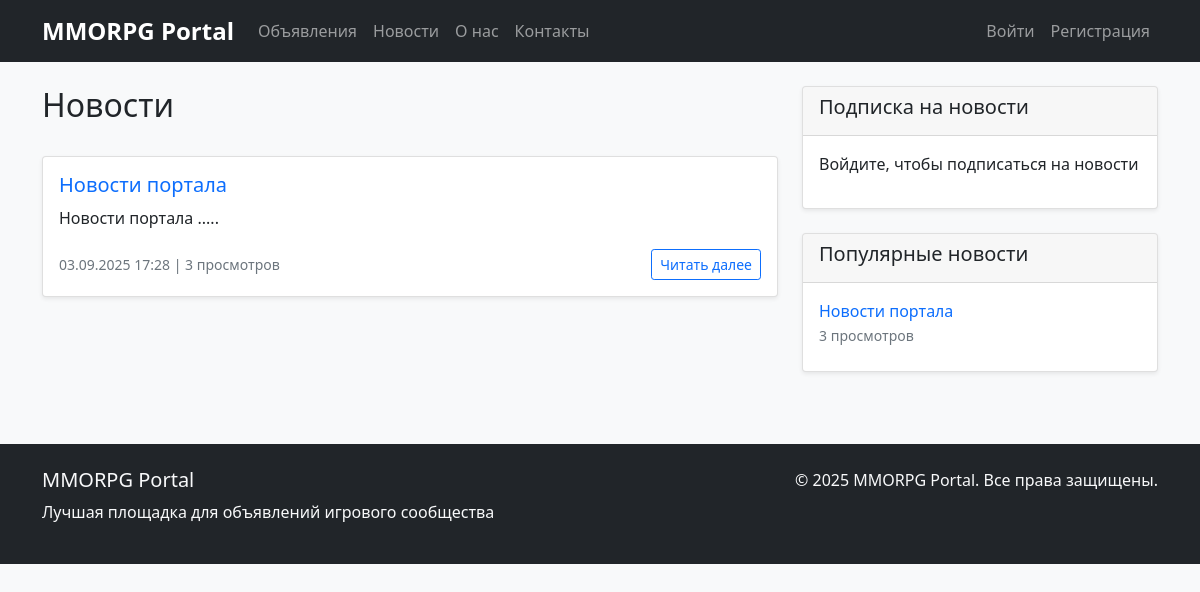
The page /news/ on the database as committed earlier.
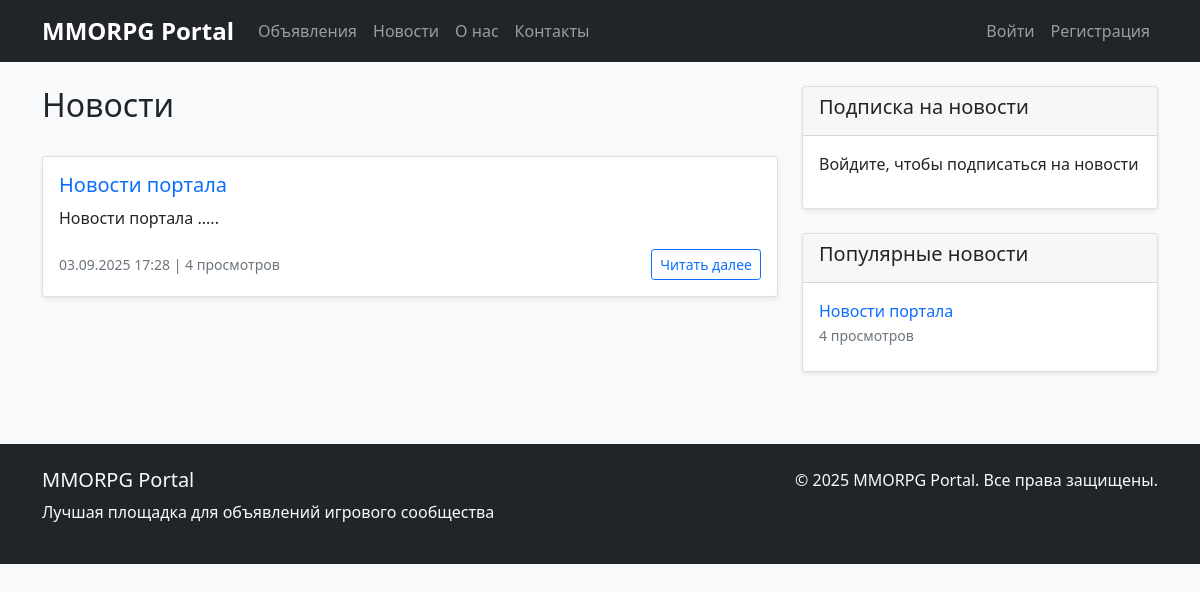
The same page on the database as committed later.
### appNotification/models.py (models this page shows, shortened)
class News(models.Model):
    title = models.CharField(max_length=255, validators=[MinLengthValidator(5)])
    content = RichTextField()
    created_at = models.DateTimeField(auto_now_add=True)
    updated_at = models.DateTimeField(auto_now=True)
    subscribers = models.ManyToManyField(User, related_name='subscribed_news', blank=True)
    views_count = models.PositiveIntegerField(default=0, verbose_name=_('Views count'))
    notify_subscribers = models.BooleanField(default=True, verbose_name=_('Notify subscribers'))
    class Meta:
        ordering = ['-created_at']
        verbose_name = _('News')
        verbose_name_plural = _('News')

### appNotification/views.py (the view)
# urls.py: path('news/', views.NewsListView.as_view(), name='news_list'),
class NewsListView(ListView):
    model = News
    template_name = 'appNotification/news_list.html'
    context_object_name = 'news'
    paginate_by = 10
    ordering = ['-created_at']
    def get_context_data(self, **kwargs):
        context = super().get_context_data(**kwargs)
        if self.request.user.is_authenticated:
            context['is_subscribed'] = Subscription.objects.filter(
                user=self.request.user,
                news=True
            ).exists()
        return context

### appNotification/context_processors.py (called while the page is built)
def categories(request):
    return {
        'categories': Category.objects.all(),
        'category_choices': [
            ('tanks', _('Tanks')),
            ('heals', _('Heals')),
            ('dd', _('DD')),
            ('traders', _('Traders')),
            ('guildmasters', _('Guildmasters')),
            ('questgivers', _('Questgivers')),
            ('blacksmiths', _('Blacksmiths')),
            ('tanners', _('Tanners')),
            ('potionmakers', _('Potionmakers')),
            ('spellmasters', _('Spellmasters')),
        ]
    }

def navigation_data(request):
    from .models import Post, News
    return {
        'recent_posts': Post.objects.order_by('-created_at')[:5],
        'recent_news': News.objects.order_by('-created_at')[:3],
        'posts_count': Post.objects.count(),
        'news_count': News.objects.count(),
    }

### appNotification/templates/appNotification/news_list.html (shortened to what this page needs)
{% extends 'base.html' %}
{% block content %}
<div class="row">
    <div class="col-md-8">
        <div class="d-flex justify-content-between align-items-center mb-4">
            <h2>Новости</h2>
        </div>
        {% for news in news %}
            {% include 'appNotification/includes/news_item.html' %}
        {% empty %}
            <div class="card">
                <div class="card-body text-center">
                    <p class="text-muted">Новостей пока нет</p>
                </div>
            </div>
        {% endfor %}
    </div>
    <div class="col-md-4">
        <div class="card">
            <div class="card-header">
                <h5>Подписка на новости</h5>
            </div>
            <div class="card-body">
                {% if user.is_authenticated %}
                    <form method="post" action="{% url 'news_subscribe' %}">
                        {% csrf_token %}
                        <div class="form-check">
                            <input type="checkbox" class="form-check-input" {% if is_subscribed %}checked{% endif %}
                                   onchange="this.form.submit()">
                            <label class="form-check-label">Получать уведомления о новостях</label>
                        </div>
                    </form>
                {% else %}
                    <p>Войдите, чтобы подписаться на новости</p>
                {% endif %}
            </div>
        </div>
        <div class="card mt-3">
            <div class="card-header">
                <h5>Популярные новости</h5>
            </div>
            <div class="card-body">
                {% for popular_news in news|slice:":5" %}
                    <div class="mb-2">
                        <a href="{% url 'news_detail' popular_news.id %}" class="text-decoration-none">
                            {{ popular_news.title|truncatewords:5 }}
                        </a>
                        <br>
                        <small class="text-muted">{{ popular_news.views_count }} просмотров</small>
                    </div>
                {% endfor %}
            </div>
        </div>
    </div>
</div>
{% endblock %}

### appNotification/templates/appNotification/includes/news_item.html
<div class="card mb-4">
    <div class="card-body">
        <h5 class="card-title">
            <a href="{% url 'news_detail' news.id %}" class="text-decoration-none">{{ news.title }}</a>
        </h5>
        <div class="card-text post-content">
            {{ news.content|safe|truncatewords:50 }}
        </div>
        <div class="d-flex justify-content-between align-items-center mt-3">
            <div>
                <small class="text-muted">
                    {{ news.created_at|date:"d.m.Y H:i" }} |
                    <span class="views-count">{{ news.views_count }} просмотров</span>
                </small>
            </div>
            <a href="{% url 'news_detail' news.id %}" class="btn btn-sm btn-outline-primary">Читать далее</a>
        </div>
    </div>
</div>

Rows that differ between the two databases and show on the page:
changed News "Новости портала": views_count "3" → "4"
